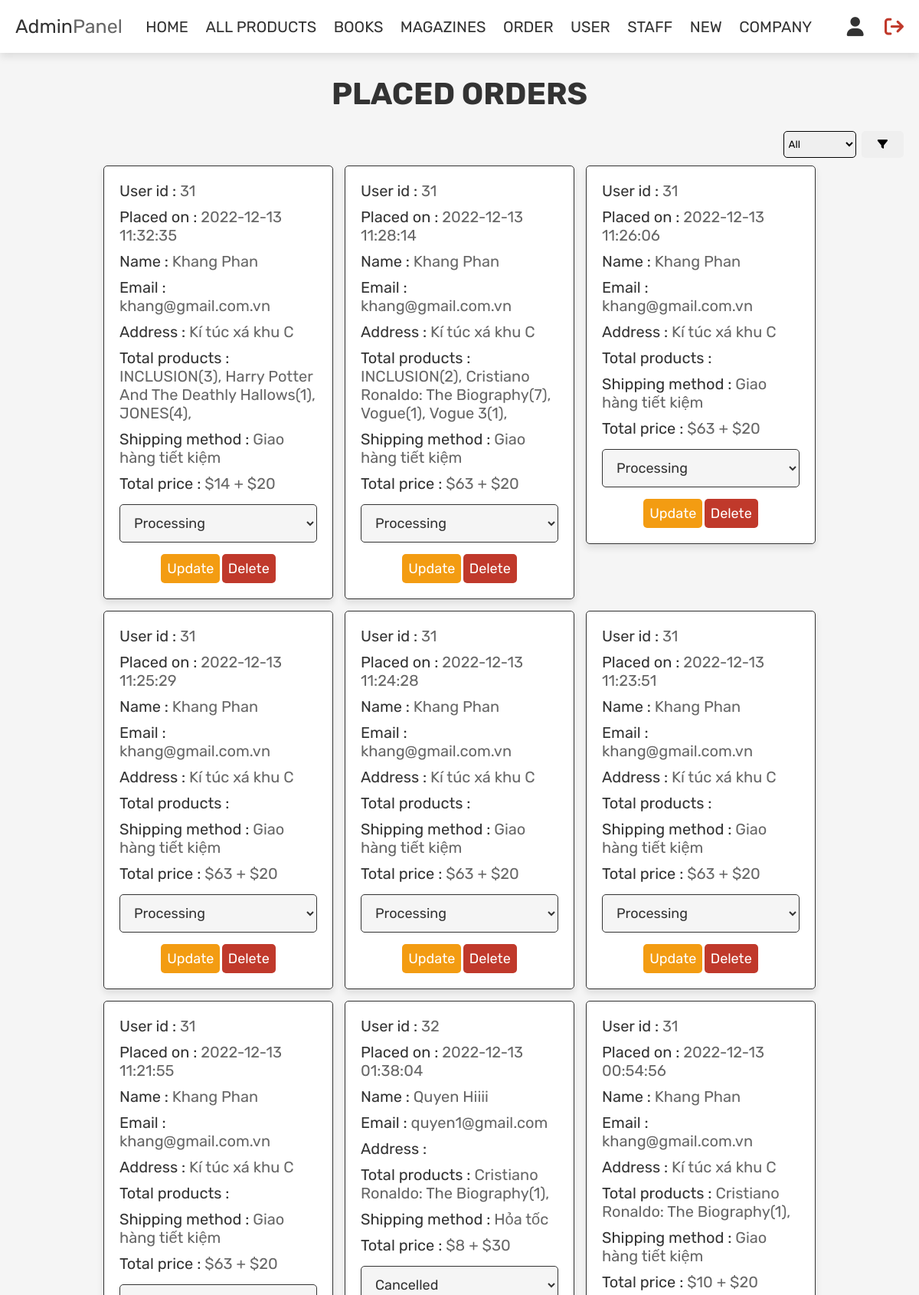
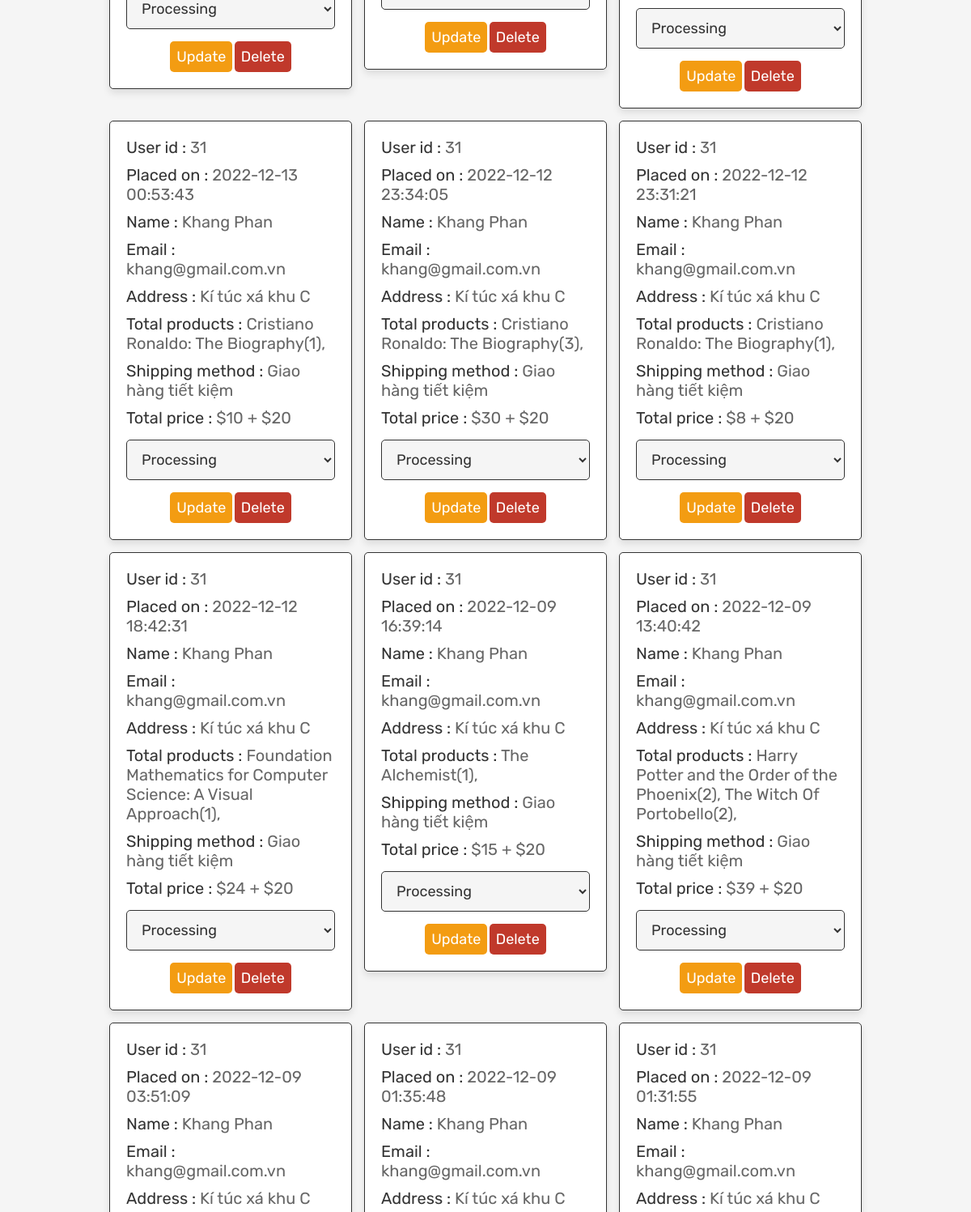
Page /admin_orders.php (signed in, upper part) on the committed database (2 pictures, top to bottom).
### tables this page shows
CREATE TABLE `orders` (
  `Order_ID` int(11) NOT NULL,
  `Status` varchar(255) NOT NULL,
  `Total_amount` int(11) DEFAULT NULL,
  `Address` varchar(255) DEFAULT NULL,
  `CODE_ID` int(11) DEFAULT NULL,
  `ACC_ID` int(11) NOT NULL,
  `METHOD_ID` int(11) NOT NULL,
  `Note` varchar(255) DEFAULT NULL,
  `pay_date` datetime DEFAULT current_timestamp(),
  `payment` varchar(30) NOT NULL
);

CREATE TABLE `account` (
  `Account_ID` int(11) NOT NULL,
  `FName` varchar(255) NOT NULL,
  `LName` varchar(255) NOT NULL,
  `TelephoneNum` varchar(15) DEFAULT NULL,
  `Start_date` datetime DEFAULT current_timestamp(),
  `Address` varchar(255) DEFAULT NULL,
  `Email` varchar(255) NOT NULL,
  `Password` varchar(255) NOT NULL,
  `ROLE_NO` int(11) NOT NULL,
  `Deleted` int(11) DEFAULT 0,
  `Image` varchar(500) DEFAULT NULL
);

CREATE TABLE `order_detail` (
  `Detail_ID` int(11) NOT NULL,
  `Quantity` int(11) NOT NULL,
  `ORDERID` int(11) NOT NULL,
  `PID` int(11) NOT NULL
);

CREATE TABLE `product` (
  `Thumbnail` varchar(255) DEFAULT NULL,
  `Name` varchar(255) NOT NULL,
  `Product_ID` int(11) NOT NULL,
  `Price` int(11) NOT NULL,
  `Discount_price` int(11) DEFAULT NULL,
  `Publisher` varchar(255) NOT NULL,
  `Description` varchar(500) DEFAULT NULL,
  `Deleted` int(11) DEFAULT 0
);

CREATE TABLE `shipping_method` (
  `Method_ID` int(11) NOT NULL,
  `Fee` int(11) NOT NULL,
  `Name` varchar(255) NOT NULL
);

### admin_orders.php (the view, shortened to what this page needs)
<?php
include 'config.php';
$select_order=mysqli_query($conn,"SELECT * FROM `orders` ORDER BY pay_date desc") or die ('query failed');
?>
<!DOCTYPE html>
<html lang="en">
<head>
   <link rel="stylesheet" href="https://cdnjs.cloudflare.com/ajax/libs/font-awesome/6.0.0/css/all.min.css">
   <link rel="stylesheet" href="css/admin_style.css">
</head>
<body>
<?php include 'admin_header.php'; ?>
<section class="orders">
   <h1 class="title">placed orders</h1>
   <form style="text-align:right;"action="admin_orders.php" method="GET">
    <select id="sort-by" name="sort_by">
            <option value="all">All</option>
    </select>
<button id="sub-btn" type="submit"><i class="fas fa-filter"></i></button>
</form>
   <div class="box-container">
      <?php
      if(mysqli_num_rows($select_order) > 0){
         while($fetch_orders = mysqli_fetch_assoc($select_order)){
      ?>
      <div class="box">
         <p> User id : <span><?php echo $fetch_orders['ACC_ID']; ?></span> </p>
         <p> Placed on : <span><?php echo $fetch_orders['pay_date']; ?></span> </p>
         <p> Name : <span><?php
         $Account_ID=$fetch_orders['ACC_ID'];
         $get_account=mysqli_query($conn,"SELECT* FROM `account` WHERE Account_ID='$Account_ID'");
         $get_account=mysqli_fetch_array($get_account);
         $name=$get_account['FName']." ".$get_account['LName'];
         echo $name;
          ?></span> </p>
         <p> Email : <span><?php echo $get_account['Email']; ?></span> </p>
         <p> Address : <span><?php echo $get_account['Address']; ?></span> </p>
         <p> Total products : <span><?php
         $order_id=$fetch_orders['Order_ID'];
         $get_product=mysqli_query($conn,"SELECT* FROM `order_detail` WHERE ORDERID='$order_id'") or die ('query failed');
         if(mysqli_num_rows($get_product)>0) {
           while($fetch_product=mysqli_fetch_assoc($get_product)) {
              $PID=$fetch_product['PID'];
              $pname=mysqli_query($conn,"SELECT* FROM `product` WHERE Product_ID='$PID' ");
              $pname=mysqli_fetch_array($pname);
              $pname=$pname['Name'];
              echo $pname."(".$fetch_product['Quantity']."), ";
           }
         }
          ?></span> </p>
         <p> Shipping method : <span><?php
         $mid= $fetch_orders['METHOD_ID'];
         $method=mysqli_query($conn,"SELECT * FROM `shipping_method` WHERE Method_ID='$mid'") or die ('query failed');
         $method=mysqli_fetch_array($method);
         echo $method['Name'];
          ?></span> </p>
         <p> Total price : <span>$<?php echo $fetch_orders['Total_amount']. " + $".$method['Fee']; ?></span> </p>
         <form action="" method="post">
            <select name="update_Status">
               <option value="" selected disabled><?php echo $fetch_orders['Status']; ?></option>
            </select>
            <input type="submit" value="update" name="update_order" class="option-btn">
            <a href="admin_orders.php?delete=<?php echo $fetch_orders['Order_ID']; ?>" onclick="return confirm('delete this order?');" class="delete-btn">delete</a>
         </form>
      </div>
      <?php
         }
      }else{
         echo '<p class="empty">no orders placed yet!</p>';
      }
      ?>
   </div>
</section>
</body>
</html>

### css/admin_style.css (style rules this page uses)
:root { --purple:#8e44ad; --red:#c0392b; --orange:#f39c12; --black:#333; --white:#fff; --light-color:#666; --light-white:#ccc; --light-bg:#f5f5f5; --border:.1rem solid var(--black); --box-shadow:0 .5rem 1rem rgba(0,0,0,.1); --cart-icon: #0b1d30; }
* { font-family: 'Rubik', sans-serif; margin:0; padding:0; box-sizing: border-box; outline: none; border:none; text-decoration: none; transition:all .2s linear; }
html { font-size: 62.5%; overflow-x: hidden; }
body { background-color: var(--light-bg); }
section { padding:3rem 2rem; }
.title { text-align: center; margin-bottom: 2rem; text-transform: uppercase; color:var(--black); font-size: 4rem; }
.order-btn, .detail-btn, .btn, .option-btn, .delete-btn, .white-btn, .info_btn { display: inline-block; margin-top: 1rem; padding:1rem 3rem; cursor: pointer; color:var(--white); font-size: 1.8rem; border-radius: .5rem; text-transform: capitalize; }
.option-btn { background-color: var(--orange); padding:8px; }
.delete-btn { background-color: var(--red); padding:8px; }
.orders .box-container { display: grid; grid-template-columns: repeat(auto-fit, 30rem); justify-content: center; gap:1.5rem; max-width: 1200px; margin:0 auto; align-items: flex-start; }
.orders .box-container .box { background-color: var(--white); padding:2rem; border:var(--border); box-shadow: var(--box-shadow); border-radius: .5rem; }
.orders .box-container .box p { padding-bottom: 1rem; font-size: 2rem; color:var(--black); }
.orders .box-container .box p span { color:var(--light-color); }
.orders .box-container .box form { text-align: center; }
.orders .box-container .box form select { border-radius: .5rem; margin:.5rem 0; width: 100%; background-color: var(--light-bg); border:var(--border); padding:1.2rem 1.4rem; font-size: 1.8rem; color:var(--black); }
#sort-by { height: 3.5rem; border-radius: 0.5rem; padding: 0.2rem; margin: 0.5rem; margin-bottom: 10px; border: 1px black solid; }
#sub-btn { border-radius: 0.5rem; width:5.5rem; height:3.5rem; }

### rows in the picture
orders: ACC_ID "31", pay_date "2022-12-13 11:32:35", ACC_ID.LName "Khang Phan", ACC_ID.Email "khang@gmail.com.vn", ACC_ID.Address "Kí túc xá khu C", METHOD_ID.Name "Giao hàng tiết kiệm", Total_amount "14", METHOD_ID.Fee "20", update_Status "Processing"
order_detail: PID.Name "INCLUSION", Quantity "3"
order_detail: PID.Name "Harry Potter And The Deathly Hallows", Quantity "1"
order_detail: PID.Name "JONES", Quantity "4"
orders: ACC_ID "31", pay_date "2022-12-13 11:28:14", ACC_ID.LName "Khang Phan", ACC_ID.Email "khang@gmail.com.vn", ACC_ID.Address "Kí túc xá khu C", METHOD_ID.Name "Giao hàng tiết kiệm", Total_amount "63", METHOD_ID.Fee "20", update_Status "Processing"
order_detail: PID.Name "INCLUSION", Quantity "2"
order_detail: PID.Name "Cristiano Ronaldo: The Biography", Quantity "7"
order_detail: PID.Name "Vogue", Quantity "1"
order_detail: PID.Name "Vogue 3", Quantity "1"
orders: ACC_ID "31", pay_date "2022-12-13 11:26:06", ACC_ID.LName "Khang Phan", ACC_ID.Email "khang@gmail.com.vn", ACC_ID.Address "Kí túc xá khu C", METHOD_ID.Name "Giao hàng tiết kiệm", Total_amount "63", METHOD_ID.Fee "20", update_Status "Processing"
orders: ACC_ID "31", pay_date "2022-12-13 11:25:29", ACC_ID.LName "Khang Phan", ACC_ID.Email "khang@gmail.com.vn", ACC_ID.Address "Kí túc xá khu C", METHOD_ID.Name "Giao hàng tiết kiệm", Total_amount "63", METHOD_ID.Fee "20", update_Status "Processing"
orders: ACC_ID "31", pay_date "2022-12-13 11:24:28", ACC_ID.LName "Khang Phan", ACC_ID.Email "khang@gmail.com.vn", ACC_ID.Address "Kí túc xá khu C", METHOD_ID.Name "Giao hàng tiết kiệm", Total_amount "63", METHOD_ID.Fee "20", update_Status "Processing"
orders: ACC_ID "31", pay_date "2022-12-13 11:23:51", ACC_ID.LName "Khang Phan", ACC_ID.Email "khang@gmail.com.vn", ACC_ID.Address "Kí túc xá khu C", METHOD_ID.Name "Giao hàng tiết kiệm", Total_amount "63", METHOD_ID.Fee "20", update_Status "Processing"
orders: ACC_ID "31", pay_date "2022-12-13 11:21:55", ACC_ID.LName "Khang Phan", ACC_ID.Email "khang@gmail.com.vn", ACC_ID.Address "Kí túc xá khu C", METHOD_ID.Name "Giao hàng tiết kiệm", Total_amount "63", METHOD_ID.Fee "20", update_Status "Processing"
orders: ACC_ID "32", pay_date "2022-12-13 01:38:04", ACC_ID.LName "Quyen Hiiii", ACC_ID.Email "quyen1@gmail.com", METHOD_ID.Name "Hỏa tốc", Total_amount "8", METHOD_ID.Fee "30", update_Status "Cancelled"
order_detail: PID.Name "Cristiano Ronaldo: The Biography", Quantity "1"
orders: ACC_ID "31", pay_date "2022-12-13 00:54:56", ACC_ID.LName "Khang Phan", ACC_ID.Email "khang@gmail.com.vn", ACC_ID.Address "Kí túc xá khu C", METHOD_ID.Name "Giao hàng tiết kiệm", Total_amount "10", METHOD_ID.Fee "20", update_Status "Processing"
order_detail: PID.Name "Cristiano Ronaldo: The Biography", Quantity "1"
orders: ACC_ID "31", pay_date "2022-12-13 00:53:43", ACC_ID.LName "Khang Phan", ACC_ID.Email "khang@gmail.com.vn", ACC_ID.Address "Kí túc xá khu C", METHOD_ID.Name "Giao hàng tiết kiệm", Total_amount "10", METHOD_ID.Fee "20", update_Status "Processing"
order_detail: PID.Name "Cristiano Ronaldo: The Biography", Quantity "1"
orders: ACC_ID "31", pay_date "2022-12-12 23:34:05", ACC_ID.LName "Khang Phan", ACC_ID.Email "khang@gmail.com.vn", ACC_ID.Address "Kí túc xá khu C", METHOD_ID.Name "Giao hàng tiết kiệm", Total_amount "30", METHOD_ID.Fee "20", update_Status "Processing"
order_detail: PID.Name "Cristiano Ronaldo: The Biography", Quantity "3"
orders: ACC_ID "31", pay_date "2022-12-12 23:31:21", ACC_ID.LName "Khang Phan", ACC_ID.Email "khang@gmail.com.vn", ACC_ID.Address "Kí túc xá khu C", METHOD_ID.Name "Giao hàng tiết kiệm", Total_amount "8", METHOD_ID.Fee "20", update_Status "Processing"
order_detail: PID.Name "Cristiano Ronaldo: The Biography", Quantity "1"
orders: ACC_ID "31", pay_date "2022-12-12 18:42:31", ACC_ID.LName "Khang Phan", ACC_ID.Email "khang@gmail.com.vn", ACC_ID.Address "Kí túc xá khu C", METHOD_ID.Name "Giao hàng tiết kiệm", Total_amount "24", METHOD_ID.Fee "20", update_Status "Processing"
order_detail: PID.Name "Foundation Mathematics for Computer Science: A Visual Approach", Quantity "1"
orders: ACC_ID "31", pay_date "2022-12-09 16:39:14", ACC_ID.LName "Khang Phan", ACC_ID.Email "khang@gmail.com.vn", ACC_ID.Address "Kí túc xá khu C", METHOD_ID.Name "Giao hàng tiết kiệm", Total_amount "15", METHOD_ID.Fee "20", update_Status "Processing"
order_detail: PID.Name "The Alchemist", Quantity "1"
orders: ACC_ID "31", pay_date "2022-12-09 13:40:42", ACC_ID.LName "Khang Phan", ACC_ID.Email "khang@gmail.com.vn", ACC_ID.Address "Kí túc xá khu C", METHOD_ID.Name "Giao hàng tiết kiệm", Total_amount "39", METHOD_ID.Fee "20", update_Status "Processing"
order_detail: PID.Name "Harry Potter and the Order of the Phoenix", Quantity "2"
order_detail: PID.Name "The Witch Of Portobello", Quantity "2"
orders: ACC_ID "31", pay_date "2022-12-09 03:51:09", ACC_ID.LName "Khang Phan", ACC_ID.Email "khang@gmail.com.vn", ACC_ID.Address "Kí túc xá khu C"
orders: ACC_ID "31", pay_date "2022-12-09 01:35:48", ACC_ID.LName "Khang Phan", ACC_ID.Email "khang@gmail.com.vn", ACC_ID.Address "Kí túc xá khu C"
orders: ACC_ID "31", pay_date "2022-12-09 01:31:55", ACC_ID.LName "Khang Phan", ACC_ID.Email "khang@gmail.com.vn", ACC_ID.Address "Kí túc xá khu C"
